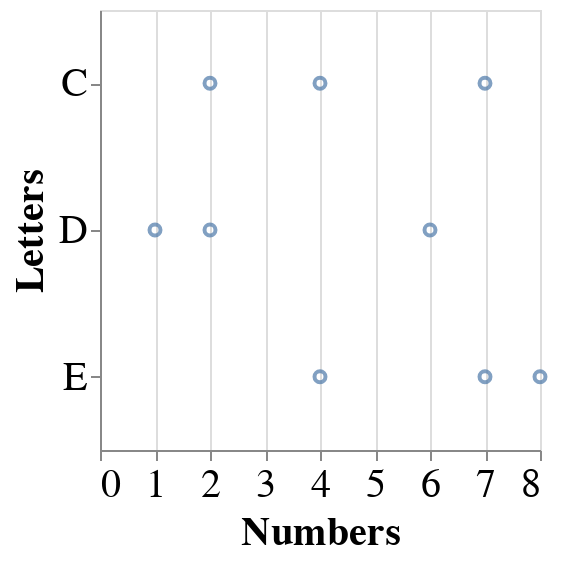

This figure's notebook cell:
### Markdown cell above
### You Try!

Encode the `Letters` column at the `y` position to make the visualization more useful.

### Code cell
plot = alt.Chart(df).mark_point().encode(alt.X('Numbers'),
                                         alt.Y('Letters'),
                                         )
# first chart
plot.encode(alt.Y('Col1'))

plot.encode(alt.Y('Col2'))
plot

### Figure 1 — Vega-Lite specification as saved in the notebook (floating-point values rounded to 4 significant figures)
{"height": 220, "width": 220, "config": {"style": {"circle": {"size": 400}, "point": {"size": 30}, "square": {"size": 400}}, "legend": {"symbolSize": 20, "titleFontSize": 20, "labelFontSize": 20}, "axis": {"titleFontSize": 20, "labelFontSize": 20}}, "data": {"name": "data-e1f27bdda7bfd6fed066714f7c229752"}, "mark": "point", "encoding": {"x": {"type": "quantitative", "field": "Numbers"}, "y": {"type": "nominal", "field": "Letters"}}, "$schema": "https://vega.github.io/schema/vega-lite/v4.0.2.json", "datasets": {"data-e1f27bdda7bfd6fed066714f7c229752": [{"Letters": "C", "Numbers": 2}, {"Letters": "C", "Numbers": 7}, {"Letters": "C", "Numbers": 4}, {"Letters": "D", "Numbers": 1}, {"Letters": "D", "Numbers": 2}, {"Letters": "D", "Numbers": 6}, {"Letters": "E", "Numbers": 8}, {"Letters": "E", "Numbers": 4}, {"Letters": "E", "Numbers": 7}]}}
